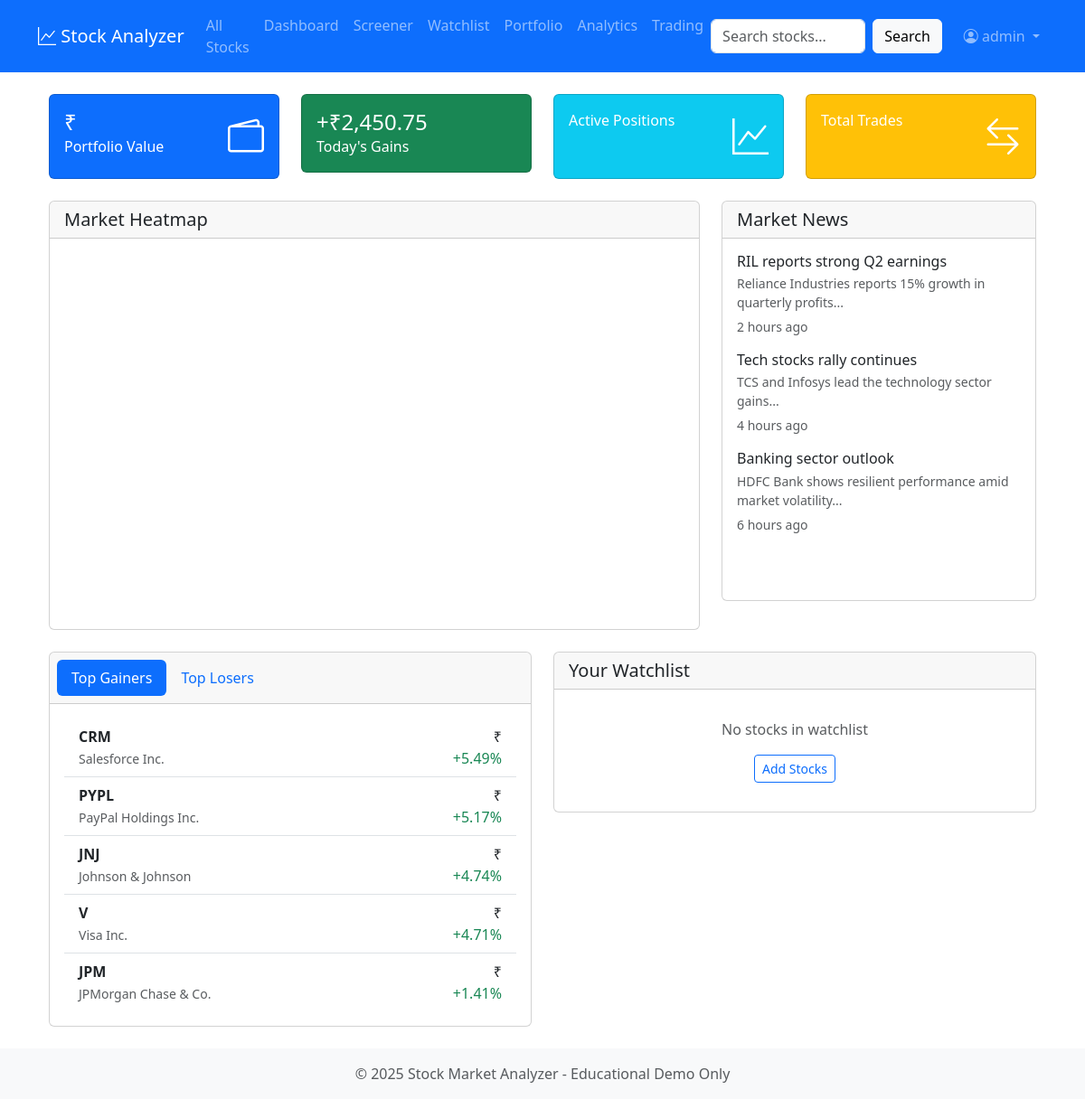
The page /dashboard/ (signed in) on the database its author committed.
### markets/models.py (models this page shows, shortened)
class Ticker(models.Model):
    symbol = models.CharField(max_length=10, unique=True)
    name = models.CharField(max_length=100)
    exchange = models.CharField(max_length=20)
    sector = models.CharField(max_length=50)
    price = models.DecimalField(max_digits=10, decimal_places=2, default=0)
    change = models.DecimalField(max_digits=10, decimal_places=2, default=0)
    change_pct = models.DecimalField(max_digits=5, decimal_places=2, default=0)
    volume = models.BigIntegerField(default=0)
    last_updated = models.DateTimeField(auto_now=True)
    is_index = models.BooleanField(default=False)

### markets/views.py (the view, shortened to what this page needs)
# urls.py: path('dashboard/', views.dashboard, name='dashboard'),
@login_required
def dashboard(request):
    user_orders = Order.objects.filter(user=request.user).select_related('ticker')
    positions = {}
    portfolio_data = []
    total_value = Decimal('0.00')
    total_cost = Decimal('0.00')
    indices = Ticker.objects.filter(is_index=True)
    top_gainers = Ticker.objects.filter(is_index=False).order_by('-change_pct')[:5]
    top_losers = Ticker.objects.filter(is_index=False).order_by('change_pct')[:5]
    recent_orders = Order.objects.filter(user=request.user).order_by('-created_at')[:10]
    watchlist = Watchlist.objects.filter(user=request.user).select_related('ticker')
    context = {
        'portfolio_data': portfolio_data,
        'total_value': total_value,
        'total_cost': total_cost,
        'total_gain_loss': total_value - total_cost,
        'total_gain_loss_pct': ((total_value - total_cost) / total_cost * 100) if total_cost > 0 else 0,
        'indices': indices,
        'top_gainers': top_gainers,
        'top_losers': top_losers,
        'recent_orders': recent_orders,
        'watchlist': watchlist,
    }
    return render(request, 'markets/dashboard.html', context)

### templates/markets/dashboard.html (shortened to what this page needs)
{% extends 'base.html' %}
{% block content %}
<div class="container-fluid">
    <div class="row mb-4">
        <div class="col-md-3">
            <div class="card bg-primary text-white">
                <div class="card-body">
                    <div class="d-flex justify-content-between">
                        <div>
                            <h4 class="mb-0" id="portfolioValue">₹{{ total_portfolio_value|floatformat:2 }}</h4>
                            <p class="mb-0">Portfolio Value</p>
                        </div>
                        <div class="align-self-center">
                            <i class="bi bi-wallet2 fs-1"></i>
                        </div>
                    </div>
                </div>
            </div>
        </div>
        <div class="col-md-3">
            <div class="card bg-success text-white">
                <div class="card-body">
                    <div class="d-flex justify-content-between">
                        <div>
                            <h4 class="mb-0" id="todayGains">+₹2,450.75</h4>
                            <p class="mb-0">Today's Gains</p>
                        </div>
                    </div>
                </div>
            </div>
        </div>
        <div class="col-md-3">
            <div class="card bg-info text-white">
                <div class="card-body">
                    <div class="d-flex justify-content-between">
                        <div>
                            <p class="mb-0">Active Positions</p>
                        </div>
                        <div class="align-self-center">
                            <i class="bi bi-graph-up fs-1"></i>
                        </div>
                    </div>
                </div>
            </div>
        </div>
        <div class="col-md-3">
            <div class="card bg-warning text-white">
                <div class="card-body">
                    <div class="d-flex justify-content-between">
                        <div>
                            <p class="mb-0">Total Trades</p>
                        </div>
                        <div class="align-self-center">
                            <i class="bi bi-arrow-left-right fs-1"></i>
                        </div>
                    </div>
                </div>
            </div>
        </div>
    </div>
    <div class="row mb-4">
        <div class="col-md-8">
            <div class="card">
                <div class="card-header">
                    <h5 class="mb-0">Market Heatmap</h5>
                </div>
                <div class="card-body">
                    <div id="heatmapChart" style="height: 400px;"></div>
                </div>
            </div>
        </div>
        <div class="col-md-4">
            <div class="card">
                <div class="card-header">
                    <h5 class="mb-0">Market News</h5>
                </div>
                <div class="card-body" style="height: 400px; overflow-y: auto;">
                    <div class="news-item mb-3">
                        <h6 class="mb-1">RIL reports strong Q2 earnings</h6>
                        <p class="mb-1 text-muted small">Reliance Industries reports 15% growth in quarterly profits...</p>
                        <small class="text-muted">2 hours ago</small>
                    </div>
                    <div class="news-item mb-3">
                        <h6 class="mb-1">Tech stocks rally continues</h6>
                        <p class="mb-1 text-muted small">TCS and Infosys lead the technology sector gains...</p>
                        <small class="text-muted">4 hours ago</small>
                    </div>
                    <div class="news-item mb-3">
                        <h6 class="mb-1">Banking sector outlook</h6>
                        <p class="mb-1 text-muted small">HDFC Bank shows resilient performance amid market volatility...</p>
                        <small class="text-muted">6 hours ago</small>
                    </div>
                </div>
            </div>
        </div>
    </div>
    <div class="row">
        <div class="col-md-6">
            <div class="card">
                <div class="card-header">
                    <ul class="nav nav-pills card-header-pills">
                        <li class="nav-item">
                            <a class="nav-link active" data-bs-toggle="tab" href="#gainers">Top Gainers</a>
                        </li>
                        <li class="nav-item">
                            <a class="nav-link" data-bs-toggle="tab" href="#losers">Top Losers</a>
                        </li>
                    </ul>
                </div>
                <div class="card-body">
                    <div class="tab-content">
                        <div class="tab-pane fade show active" id="gainers">
                            <div class="list-group list-group-flush">
                                {% for stock in top_gainers %}
                                <div class="list-group-item d-flex justify-content-between align-items-center">
                                    <div>
                                        <strong>{{ stock.symbol }}</strong>
                                        <br><small class="text-muted">{{ stock.name }}</small>
                                    </div>
                                    <div class="text-end">
                                        <div>₹{{ stock.current_price }}</div>
                                        <div class="text-success">+{{ stock.change_pct }}%</div>
                                    </div>
                                </div>
                                {% endfor %}
                            </div>
                        </div>
                    </div>
                </div>
            </div>
        </div>
        <div class="col-md-6">
            <div class="card">
                <div class="card-header">
                    <h5 class="mb-0">Your Watchlist</h5>
                </div>
                <div class="card-body">
                    <div class="list-group list-group-flush">
                        {% for item in watchlist_items %}
                        <div class="list-group-item d-flex justify-content-between align-items-center">
                            <div>
                                <strong>{{ item.ticker.symbol }}</strong>
                                <br><small class="text-muted">{{ item.ticker.name }}</small>
                            </div>
                            <div class="text-end">
                                <div>₹{{ item.ticker.current_price }}</div>
                                <div class="{% if item.ticker.change_pct > 0 %}text-success{% else %}text-danger{% endif %}">
                                    {{ item.ticker.change_pct }}%
                                </div>
                            </div>
                        </div>
                        {% empty %}
                        <div class="text-center py-3">
                            <p class="text-muted">No stocks in watchlist</p>
                            <a href="{% url 'stocks' %}" class="btn btn-outline-primary btn-sm">Add Stocks</a>
                        </div>
                        {% endfor %}
                    </div>
                </div>
            </div>
        </div>
    </div>
</div>
<div class="position-fixed bottom-0 end-0 p-3" style="z-index: 1050">
</div>
{% endblock %}

### templates/base.html (shortened to what this page needs)
<!DOCTYPE html>
<html lang="en">
<head>
    <link href="https://cdn.jsdelivr.net/npm/bootstrap@5.3.0/dist/css/bootstrap.min.css" rel="stylesheet">
    <link href="https://cdn.jsdelivr.net/npm/bootstrap-icons@1.10.0/font/bootstrap-icons.css" rel="stylesheet">
    {% load static %}
    <link href="{% static 'css/styles.css' %}" rel="stylesheet">
</head>
<body>
    <nav class="navbar navbar-expand-lg navbar-dark bg-primary sticky-top">
        <div class="container">
            <a class="navbar-brand" href="{% url 'home' %}">
                <i class="bi bi-graph-up"></i> Stock Analyzer
            </a>
            <div class="collapse navbar-collapse" id="navbarNav">
                <ul class="navbar-nav">
                    <li class="nav-item">
                        <a class="nav-link" href="{% url 'stocks' %}">All Stocks</a>
                    </li>
                    {% if user.is_authenticated %}
                    <li class="nav-item">
                        <a class="nav-link" href="{% url 'dashboard' %}">Dashboard</a>
                    </li>
                    <li class="nav-item">
                        <a class="nav-link" href="{% url 'screener' %}">Screener</a>
                    </li>
                    <li class="nav-item">
                        <a class="nav-link" href="{% url 'watchlist' %}">Watchlist</a>
                    </li>
                    <li class="nav-item">
                        <a class="nav-link" href="{% url 'portfolio' %}">Portfolio</a>
                    </li>
                    <li class="nav-item">
                        <a class="nav-link" href="{% url 'analytics' %}">Analytics</a>
                    </li>
                    <li class="nav-item">
                        <a class="nav-link" href="{% url 'advanced_trading' %}">Trading</a>
                    </li>
                    {% endif %}
                </ul>
                <form class="d-flex ms-auto" action="{% url 'stocks' %}" method="get">
                    <input class="form-control me-2" type="search" placeholder="Search stocks..." name="q">
                    <button class="btn btn-light" type="submit">Search</button>
                </form>
                <ul class="navbar-nav ms-3">
                    {% if user.is_authenticated %}
                    <li class="nav-item dropdown">
                        <a class="nav-link dropdown-toggle" href="#" id="navbarDropdown" role="button" data-bs-toggle="dropdown">
                            <i class="bi bi-person-circle"></i> {{ user.username }}
                        </a>
                    </li>
                    {% endif %}
                </ul>
            </div>
        </div>
    </nav>
    <main class="container py-4">
        {% block content %}
        {% endblock %}
    </main>
    <footer class="footer mt-auto py-3 bg-light">
        <div class="container text-center">
            <span class="text-muted">© 2025 Stock Market Analyzer - Educational Demo Only</span>
        </div>
    </footer>
</body>
</html>

### static/css/styles.css (style rules this page uses)
body { min-height: 100vh; display: flex; flex-direction: column; }
main { flex: 1; }

### rows shown on the page
Ticker: symbol "CRM", name "Salesforce Inc.", change_pct "5.49"
Ticker: symbol "PYPL", name "PayPal Holdings Inc.", change_pct "5.17"
Ticker: symbol "JNJ", name "Johnson & Johnson", change_pct "4.74"
Ticker: symbol "V", name "Visa Inc.", change_pct "4.71"
Ticker: symbol "JPM", name "JPMorgan Chase & Co.", change_pct "1.41"

### other values the page prints
{{ user.username }} "admin"
